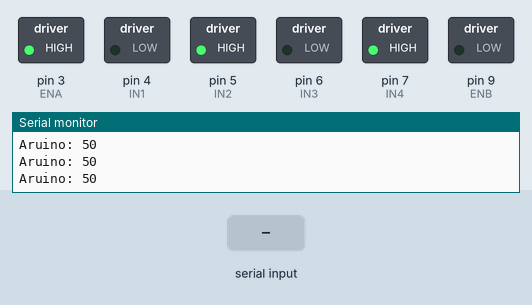
Bench run of a sketch on a simulated Arduino Uno, built with avr-gcc and run on an emulated ATmega328P. Parts: switched loads named in the sketch (green lamp = pin HIGH), the last lines printed to the serial monitor. The inputs (shaded band) are chosen by the test bench.

Above: at 1.2 s.
1.3 s: "200\n" received over Serial
At 2.5 s:
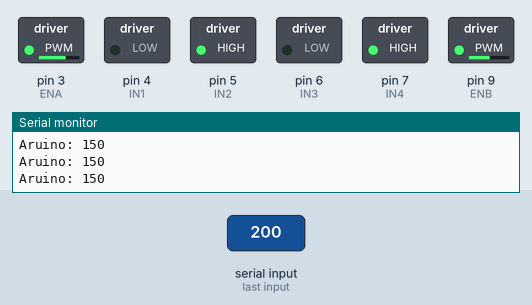
2.8 s: "90,45\n" received over Serial
At 3.8 s:
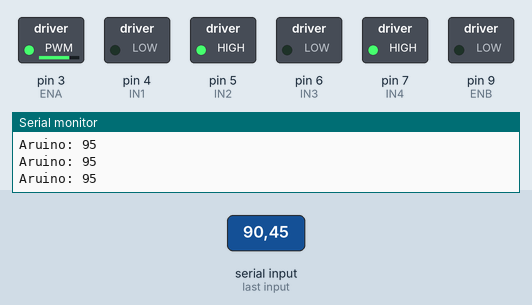
4.3 s: "30,150\n" received over Serial
At 4.8 s:
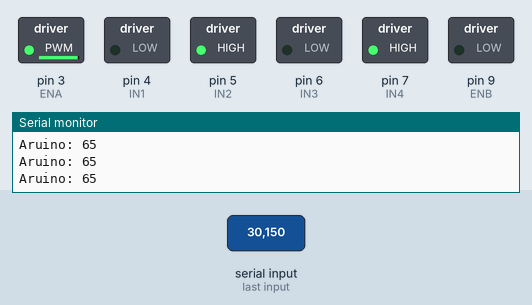
5.8 s: "90\n" received over Serial
At 6.3 s:
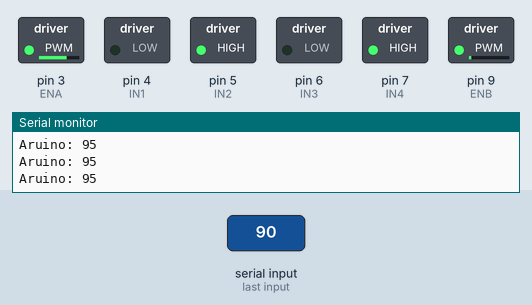
Timing chart, 0 to 8.3 s (numbered marks = the images above; inputs shaded):
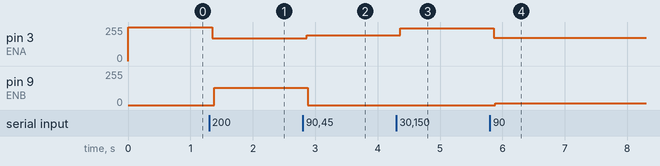

The sketch:

UltrasonicDistancePID.ino
```cpp
/*
Simple tests for the ultrasonic and its ensuing controls
- Zayd Khalidi 14/03/2024
*/

#include <math.h>

String data;
int x_val;
int x_middle = 320;
int PiDist;
String string_to_send;
int disconnected = 0;

// defines pins numbers
const int ENA = 3;
const int IN1 = 4;
const int IN2 = 5;
const int IN3 = 6;
const int IN4 = 7;
const int ENB = 9;

const int trigPinL = 10;
const int echoPinL = 11;

const int trigPinR = 12;
const int echoPinR = 13;

int spike = 0;
const int maxPWM = 255;

const double Kangle = 0.32;
const double Kobject =0.0;

// PID constants

const double Kmaster = 1.0;
const double Kp = 0.50;
const double Ki = 0.0;
const double Kd = 0.0;
const double Set_Point = 100.0;
const double iMax = 200;
const double iMin = 0;

// general variables
double durationL;
double distanceL;
double durationR;
double distanceR;
double distancePWM;
bool direct;
double last_error;
double i_term = 0;
double totalDist = 0;
double delta_t;
double old_t;
const int WSF_Nterms = 1;
double WSF[WSF_Nterms];
double WSF_totalpercent = 0;
double error_array[WSF_Nterms];
int num_same_vals=0;
double old_dist=0;
double time_sameval=0;
double oldtime_sameval=0;
double K_distance_ratio;

void setup() {
  pinMode(ENA, OUTPUT); // Right Motor PWNM
  pinMode(IN1, OUTPUT); // Right Motor Forwards
  pinMode(IN2, OUTPUT); // Right Motor Backwards
  pinMode(IN3, OUTPUT); // Left Motor Forwards
  pinMode(IN4, OUTPUT); // Left Motor Backwards
  pinMode(ENB, OUTPUT); // Left Motor PWM

  pinMode(trigPinL, OUTPUT); // Sets the trigPin as an Output
  pinMode(echoPinL, INPUT); // Sets the echoPin as an Input
  pinMode(trigPinR, OUTPUT); // Sets the trigPin as an Output
  pinMode(echoPinR, INPUT); // Sets the echoPin as an Input

//  for(int i=0;i<WSF_Nterms;i++){
//    WSF_totalpercent=100*exp(-4*i/(WSF_Nterms-1))+WSF_totalpercent;
//  }
//  for(int i=0;i<WSF_Nterms;i++){
//    WSF[i]=100*exp(-4*i/(WSF_Nterms-1))/WSF_totalpercent;
//  }
//  for(int i=0;i<WSF_Nterms;i++){
//    error_array[i]=0;
//  }
  digitalWrite(IN1, LOW);
  digitalWrite(IN2, HIGH);
  digitalWrite(IN3, LOW);
  digitalWrite(IN4, HIGH);
  Serial.begin(9600); // Starts the serial communication
}

void loop() {
  if (Serial.available() > 0) {
    data = Serial.readStringUntil('\n');
    int comma_index = data.indexOf(",");
    PiDist = data.substring(0,comma_index).toDouble();
    x_val = data.substring(comma_index + 1).toDouble();

    if(PiDist==old_dist){  // if new PiDist matches old Pi dist, increment nm_same_vals by 1
      num_same_vals++;
    }
    else{
      num_same_vals = 0;
    }
    if(num_same_vals == 5){
      analogWrite(ENA, 0);
      analogWrite(ENB, 0);
    }
    old_dist = PiDist;
    delay(10);
  }

//  // Clears the trigPin
//  digitalWrite(trigPinL, LOW); // 3ums
//  delayMicroseconds(2); // 2ums
//  digitalWrite(trigPinL, HIGH); // 3ums
//  delayMicroseconds(10); // 10ums
//  digitalWrite(trigPinL, LOW); //3ums
//  // Reads the echoPin, returns the sound wave travel time in microseconds
//  durationL = pulseIn(echoPinL, HIGH);
//  // Calculating the distance
//  distanceL = durationL * 0.034 / 2; // ~3ums
//
//  // Clears the trigPin
//  digitalWrite(trigPinR, LOW); // 3ums
//  delayMicroseconds(2);  // 2ums
//  digitalWrite(trigPinR, HIGH); // 3ums
//  delayMicroseconds(10); // 10ums
//  digitalWrite(trigPinR, LOW); // 3ums
//  // Reads the echoPin, returns the sound wave travel time in microseconds
//  durationR = pulseIn(echoPinR, HIGH);
//  // Calculating the distance
//  distanceR = durationR * 0.034 / 2; // ~3ums
//
//// Total delay from both R&L = ~50ums
//
//  // Prints the distance on the Serial Monitor
//  Serial.print("Distance Left: ");
//  Serial.print(distanceL);
//
//  // Prints the distance on the Serial Monitor
//  Serial.print("\t\t Distance Right: ");
//  Serial.println(distanceR);
//
//  distancePWM = PID(530*(1 - exp(-(distanceR))/85) - 240); // Normalize user distance to a speed
//
//    if (spike - millis() > 1000) {
//      delay(250);
//      analogWrite(ENA, maxPWM);
//      analogWrite(ENB, maxPWM);
//      delay(10);
//      spike = millis();
//    }
//
//
//    if(distanceR < 50){
//      analogWrite(ENA, maxPWM - Kobject*(50-distanceR));
//    }
//    else if (distanceL < 50) {
//      analogWrite(ENB, maxPWM - Kobject*(50-distanceL));
//    }
//    else {
//      analogWrite(ENA, maxPWM);
//      analogWrite(ENB, maxPWM);
//    }
//    if(disconnected <= 1500) {
//      analogWrite(ENA, 0);
//      analogWrite(ENB, 0);
//    }
//    else {
      // User angle shift
      K_distance_ratio=Set_Point/PiDist;

      if(x_val < x_middle + 50) {
        analogWrite(ENA, ((PID(PiDist) + K_distance_ratio*Kangle*abs(x_middle-x_val)) > maxPWM) ? maxPWM : (PID(PiDist) +  K_distance_ratio*Kangle*abs(x_middle-x_val)));
//        analogWrite(ENA, maxPWM);
        analogWrite(ENB, ((PID(PiDist) -  K_distance_ratio*Kangle*abs(x_middle-x_val)) < 0) ? 0 : (PID(PiDist) -  K_distance_ratio*Kangle*abs(x_middle-x_val)));
      }
      else if(x_val >  x_middle - 50) {
        analogWrite(ENA, ((PID(PiDist) -  K_distance_ratio*Kangle*abs(x_middle-x_val)) < 0) ? 0 : (PID(PiDist) -  K_distance_ratio*Kangle*abs(x_middle-x_val)));
//        analogWrite(ENB, maxPWM);
        analogWrite(ENB, ((PID(PiDist) +  K_distance_ratio*Kangle*abs(x_middle-x_val)) > maxPWM) ? maxPWM : (PID(PiDist) +  K_distance_ratio*Kangle*abs(x_middle-x_val)));
      }
      else {
        analogWrite(ENA, PID(PiDist));
        analogWrite(ENB, PID(PiDist));
      }

}


double PID (double newVal) {
  delta_t = millis() - old_t;
  old_t = millis();

  double error = Set_Point - newVal;
  double diff;

//  for(int i=1;i<WSF_Nterms;i++){
//    error_array[WSF_Nterms-(i)] = error_array[WSF_Nterms-(i+1)];
//  }
//  error_array[0] = diff;
//  for(int i=0;i<WSF_Nterms;i++){
//    error += error_array[i]*WSF[i];
//  }

  i_term += error;

  if (i_term > iMax)
    i_term = iMax;
  else if (i_term < iMin)
    i_term = iMin;

  int PWM = 100 - Kmaster*(Kp*(error) + Kd*(error-last_error)/delta_t + Ki*(i_term));

  if (PWM > maxPWM)
    PWM = maxPWM;

  last_error = error;

  Serial.print("Aruino: ");
  Serial.println(PWM);

  return PWM;
}

void Sameval(){
      while(PiDist==old_dist){
      //While the value read is the same as it was, set motors = 0, keep reading until PiDist does not = old dist
        analogWrite(ENA, 0);
        analogWrite(ENB, 0);

        if (Serial.available() > 0) {
        data = Serial.readStringUntil('\n');
        int comma_index = data.indexOf(",");
        PiDist = data.substring(0,comma_index).toInt();
        }
      }
      num_same_vals=0;
      return;
     }
```

Measured:
- after the input at 1.3 s, pin 3 (ENA): 255/255 → 169/255 after 0.05 s; pin 9 (ENB): 0/255 → 130/255 after 0.08 s
- after the input at 2.8 s, pin 3 (ENA): 169/255 → 192/255 after 0.06 s; pin 9 (ENB): 130/255 → 0/255 after 0.08 s
- after the input at 4.3 s, pin 3 (ENA): 192/255 → 246/255 after 0.06 s
- after the input at 5.8 s, pin 3 (ENA): 246/255 → 176/255 after 0.06 s; pin 9 (ENB): 0/255 → 13/255 after 0.08 s
